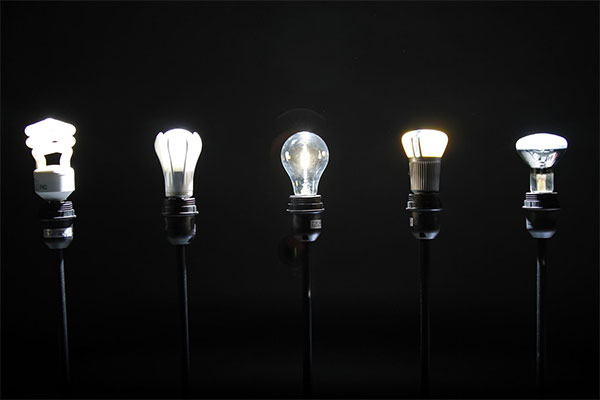
#> input picture anhthi/anh5.jpg, 600 x 400 px
$ python dethi10.py
#> lines starting #> are read from the running program, lines starting #| are printed output that depends on the picture; after the words box and inside, x2 and y2 are one past the last pixel; in counts of white or black regions, pixels touching at a corner belong together; long printed decimals are rounded
import cv2
import numpy as np

# 1
I = cv2.imread("./anhthi/anh5.jpg")
#> I is the input picture: shape (400, 600, 3); mean B, G, R 22.7, 22.7, 22.7
# cv2.imshow("I", I)

# 2
Ihsv = cv2.cvtColor(I, cv2.COLOR_BGR2HSV)
#> Ihsv: shape (400, 600, 3); mean H, S, V 9.3, 6, 23.2
print("Muc sang lon nhat cua kenh V:", np.max(Ihsv[:, :, 2]))
#| Muc sang lon nhat cua kenh V: 255
# cv2.imshow("Ihsv kenh S", Ihsv[:, :, 1])

# 3
Iv = cv2.blur(Ihsv[:, :, 2], (3, 3))
# cv2.imshow('Lam tron kenh V', Iv)

# 5
thresh, Ib = cv2.threshold(Iv, 0, 255, cv2.THRESH_OTSU)
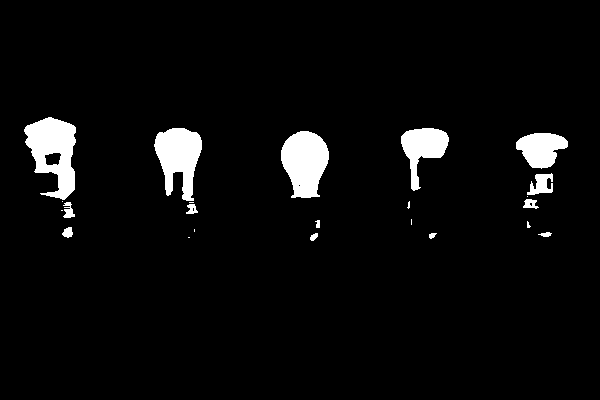
#> Ib: shape (400, 600); 4.5% white; 23 white regions (9 under 20 px)
#> thresh = 113
contours, con = cv2.findContours(Ib, cv2.RETR_TREE, cv2.CHAIN_APPROX_SIMPLE)
#> contours = 27 contours, 13 with area under 20; largest, box (x1, y1, x2, y2) and area: (24, 117, 76, 200) 2615, (281, 131, 329, 198) 2262, (154, 128, 202, 201) 2086, (401, 128, 449, 191) 1381, (516, 133, 568, 169) 1194; con = 27 rows, first 6: [1, -1, -1, -1], [2, 0, -1, -1], [3, 1, -1, -1], [4, 2, -1, -1], [5, 3, -1, -1], [6, 4, -1, -1]

max_cv = 0.0
contours_max = []
for ct in contours:
    if max_cv <= cv2.arcLength(ct, True):
        max_cv = cv2.arcLength(ct, True)
        contours_max = ct
#> this loop made 27 passes
#> (max_cv, contours_max) on pass 1: (2, [[188, 237], [189, 237]])
#> max_cv on passes 2, 3, 4, 6, 11, 14: 20.49, 23.31, 29.9, 34.14, 40.14, 74.87
#> after the loop, contours_max = contour of 115 points, box (x1, y1, x2, y2) (24, 117, 76, 200), area 2615; max_cv = 282
print("chu vi co lon nhat:", max_cv)
#| chu vi co lon nhat: 281.966
cv2.drawContours(I, [contours_max], -1, (0, 0, 255), 2)  # red
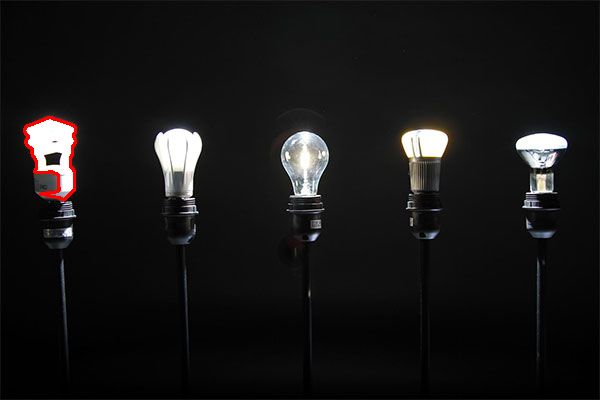
#> I: shape (400, 600, 3); 0.37% of pixels changed, all inside (x1, y1, x2, y2) = (23, 116, 77, 201)
# cv2.imshow("Contours", I)

# 6
Ihsv_canbang = cv2.equalizeHist(Ihsv[:, :, 2])
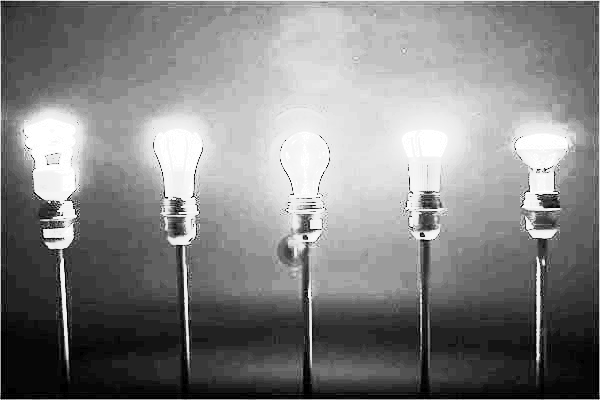
#> Ihsv_canbang: shape (400, 600); min 0, max 255, mean 130.7
# cv2.imshow("Anh can bang histogram", Ihsv_canbang)
I = cv2.cvtColor(Ihsv, cv2.COLOR_HSV2BGR)
# cv2.imshow("I convert", I)
cv2.waitKey(0)
